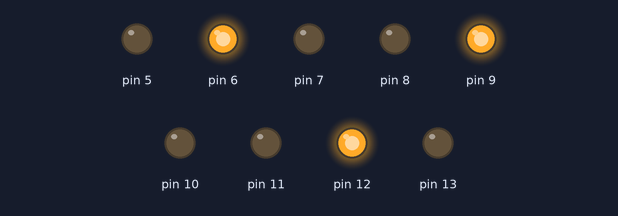
This sketch was run on a simulated Arduino Uno, built with avr-gcc and run on an emulated ATmega328P. On the bench: output pins drawn as LEDs (lit = HIGH).

Above: at 0.06 s.
At 1.18 s:
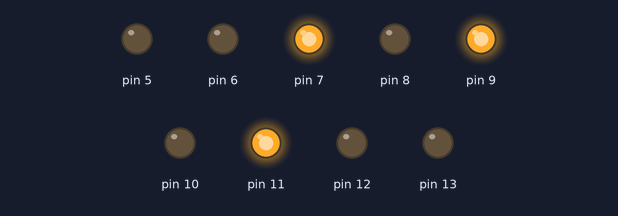
At 2.81 s:
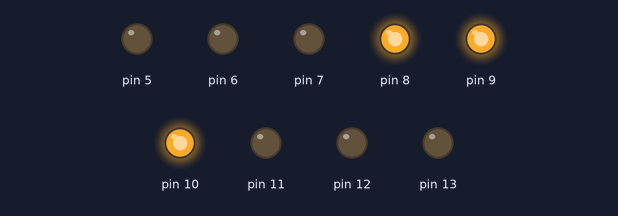
At 5.43 s:
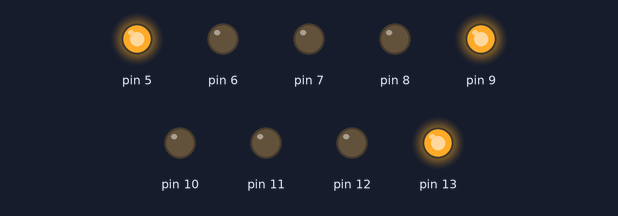
Timing chart, 0 to 5.8 s (numbered marks = the images above):
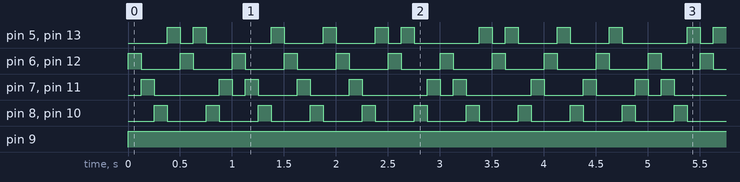

The sketch:

sketch_jan08a_pixel_screen_animation.ino
```cpp
void setup() {
  pinMode(13, OUTPUT);
  pinMode(12, OUTPUT);
  pinMode(11, OUTPUT);
  pinMode(10, OUTPUT);
  pinMode(9, OUTPUT);
  pinMode(8, OUTPUT);
  pinMode(7, OUTPUT);
  pinMode(6, OUTPUT);
  pinMode(5, OUTPUT);
}

void loop() {
  spinningLineLeft(125);
  spinningLineRight(125);
  spinningLineLeft(125);
  spinningLineLeft(125);
  spinningLineLeft(125);
  spinningLineRight(125);
  spinningLineLeft(125);
  spinningLineRight(125);
  spinningLineRight(125);
  spinningLineRight(125);


}

void verticalLine() {
  digitalWrite(13, LOW);
  digitalWrite(12, HIGH);
  digitalWrite(11, LOW);
  digitalWrite(10, LOW);
  digitalWrite(9, HIGH);
  digitalWrite(8, LOW);
  digitalWrite(7, LOW);
  digitalWrite(6, HIGH);
  digitalWrite(5, LOW);
  }

void topLeftDiagonal() {
  digitalWrite(13, HIGH);
  digitalWrite(12, LOW);
  digitalWrite(11, LOW);
  digitalWrite(10, LOW);
  digitalWrite(9, HIGH);
  digitalWrite(8, LOW);
  digitalWrite(7, LOW);
  digitalWrite(6, LOW);
  digitalWrite(5, HIGH);
  }

void horizontallLine() {
  digitalWrite(13, LOW);
  digitalWrite(12, LOW);
  digitalWrite(11, LOW);
  digitalWrite(10, HIGH);
  digitalWrite(9, HIGH);
  digitalWrite(8, HIGH);
  digitalWrite(7, LOW);
  digitalWrite(6, LOW);
  digitalWrite(5, LOW);
  }

void topRightDiagonal() {
  digitalWrite(13, LOW);
  digitalWrite(12, LOW);
  digitalWrite(11, HIGH);
  digitalWrite(10, LOW);
  digitalWrite(9, HIGH);
  digitalWrite(8, LOW);
  digitalWrite(7, HIGH);
  digitalWrite(6, LOW);
  digitalWrite(5, LOW);
  }

void spinningLineLeft(int delayTime) {
  verticalLine();
  delay(delayTime);

  topRightDiagonal();
  delay(delayTime);

  horizontallLine();
  delay(delayTime);

  topLeftDiagonal();
  delay(delayTime);
  }

void spinningLineRight(int delayTime) {
  verticalLine();
  delay(delayTime);

  topLeftDiagonal();
  delay(delayTime);

  horizontallLine();
  delay(delayTime);


  topRightDiagonal();
  delay(delayTime);
  }
```

Measured:
- by itself, pin 6, pin 8, pin 10, pin 12: alternates HIGH for 0.13 s and LOW for 0.38 s
- by itself, pin 9: LOW → HIGH at 0.00 s
- by itself, pin 5, pin 13: repeats every 5.0 s: LOW 0.13 s, HIGH 0.13 s, LOW 0.63 s, 2 × (HIGH 0.13 s, LOW 0.38 s), HIGH 0.13 s, LOW 0.13 s, HIGH 0.13 s, LOW 0.63 s, HIGH 0.13 s, LOW 0.13 s, 2 × (HIGH 0.13 s, LOW 0.38 s), HIGH 0.13 s, LOW 0.63 s, HIGH 0.13 s
- by itself, pin 7, pin 11: repeats every 5.0 s: LOW 0.63 s, HIGH 0.13 s, LOW 0.13 s, 2 × (HIGH 0.13 s, LOW 0.38 s), HIGH 0.13 s, LOW 0.63 s, HIGH 0.13 s, LOW 0.13 s, HIGH 0.13 s, LOW 0.63 s, 2 × (HIGH 0.13 s, LOW 0.38 s), HIGH 0.13 s, LOW 0.13 s, HIGH 0.13 s
